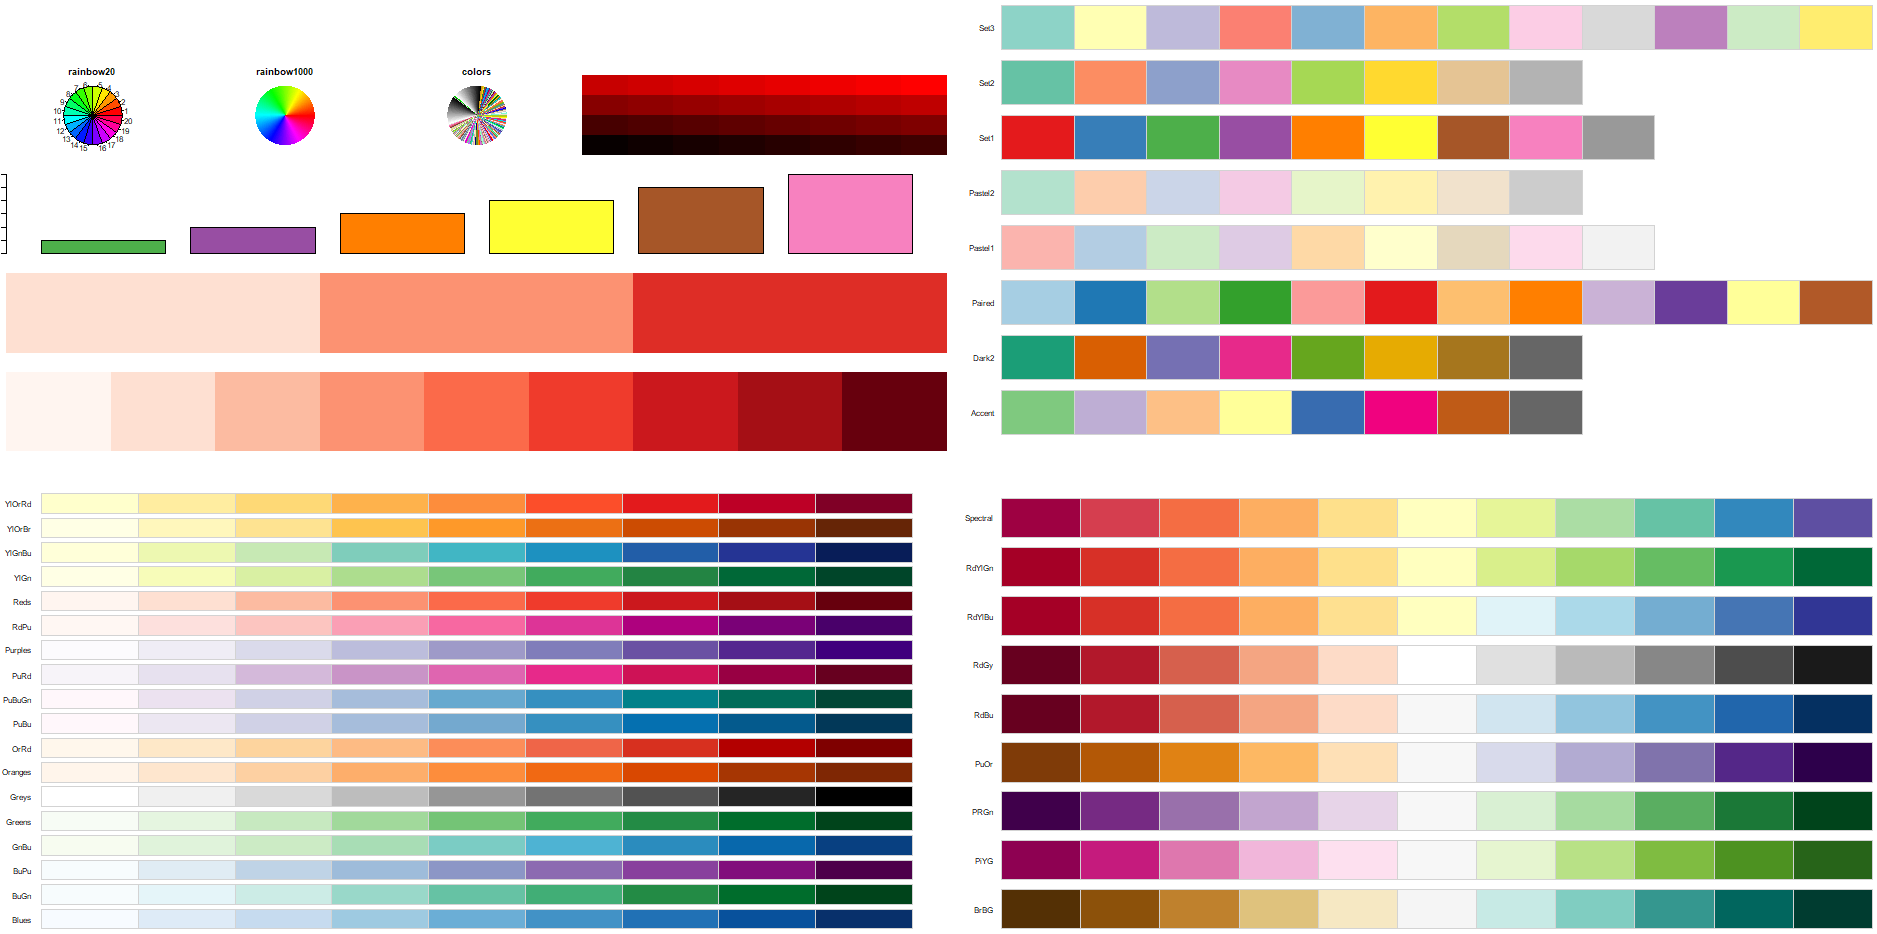

Generate this figure with R:
library(ggplot2)
library(RColorBrewer)
library(patchwork)

par(cex=0.5, mai=c(0.1,0.1,0.1,0.1))
par(fig=c(0,0.5,0,0.5))
display.brewer.all(type = "seq")

par(fig=c(0.5,1,0,0.5), new=TRUE)
display.brewer.all(type = "div")

par(fig=c(0.5,1,0.5,1), new=TRUE)
p3 = display.brewer.all(type = "qual")

par(fig=c(0,0.5,0.5,0.6), new=TRUE)
display.brewer.pal(9,"Reds")

# display.brewer.pal(所取颜色的个数,"调色板名称")
# brewer.pal(9,"Set1")[3:8]) # 使用颜色
par(fig=c(0,0.5,0.5,0.6), new=TRUE)
display.brewer.pal(9,"Reds")
par(fig=c(0,0.5,0.6,0.7), new=TRUE)
display.brewer.pal(3,"Reds") 
par(fig=c(0,0.5,0.7,0.8), new=TRUE)
barplot(c(1:6),col = brewer.pal(9,"Set1")[3:8])
par(fig=c(0,0.1,0.8,0.9), new=TRUE)
pie(rep(1, 20), col = rainbow(20), main = "rainbow20")
par(fig=c(0.1,0.2,0.8,0.9), new=TRUE)
pie(rep(1, 1000), labels = NA, col = rainbow(1000), border = rainbow(1000), main = "rainbow1000")

par(fig=c(0.2,0.3,0.8,0.9), new=TRUE)
cols = colors()
pie(rep(1, 657), labels = NA, col = cols, border = cols, main = "colors")

par(fig=c(0.3,0.5,0.8,0.9), new=TRUE)
r <- seq(7, 255, 8)
col <- rgb(r, 0, 0, alpha = 255, maxColorValue = 255)
image(x = 1:8, y = 1:4, z = matrix(1:32, ncol = 4), col = col, axes = F, ann = F)
